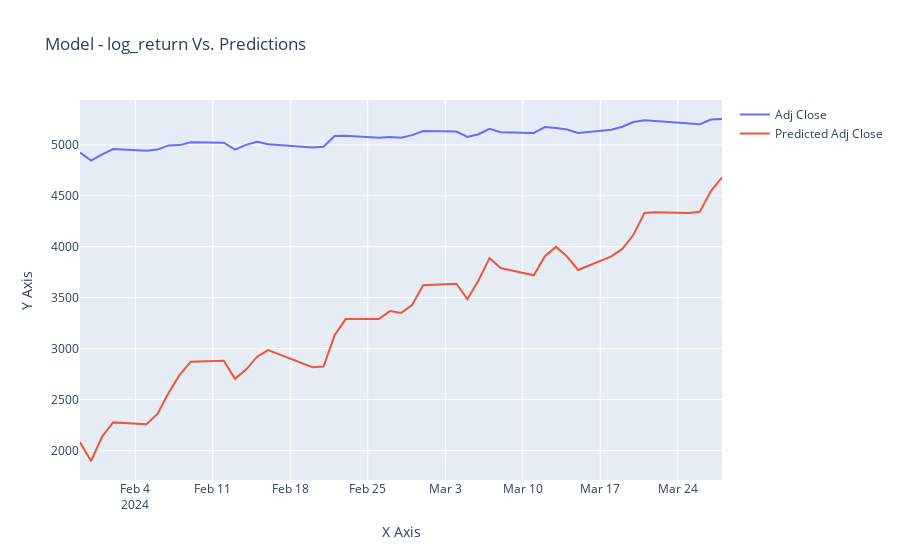

The cell this chart's notebook holds for it:
### Code cell
# Assuming df is your DataFrame containing the data
# Replace 'feature1' and 'feature2' with the names of the features you want to plot
feature1 = 'Adj Close'
feature2 = 'Predicted Adj Close'

# Create line plot
fig = go.Figure(data=go.Scatter(
    x=dfX.index,  # Assuming the index represents x-axis values
    y=dfX[feature1],
    mode='lines',
    name=feature1
))

# Add another line plot for the second feature
fig.add_trace(go.Scatter(
    x=dfX.index,  # Assuming the index represents x-axis values
    y=dfX[feature2],
    mode='lines',
    name=feature2
))

# Customize layout
fig.update_layout(
    title='Model - log_return Vs. Predictions',
    xaxis=dict(title='X Axis'),  # Customize x-axis label
    yaxis=dict(title='Y Axis'),  # Customize y-axis label
    hovermode='closest'
)

# Show plot
fig.show()
